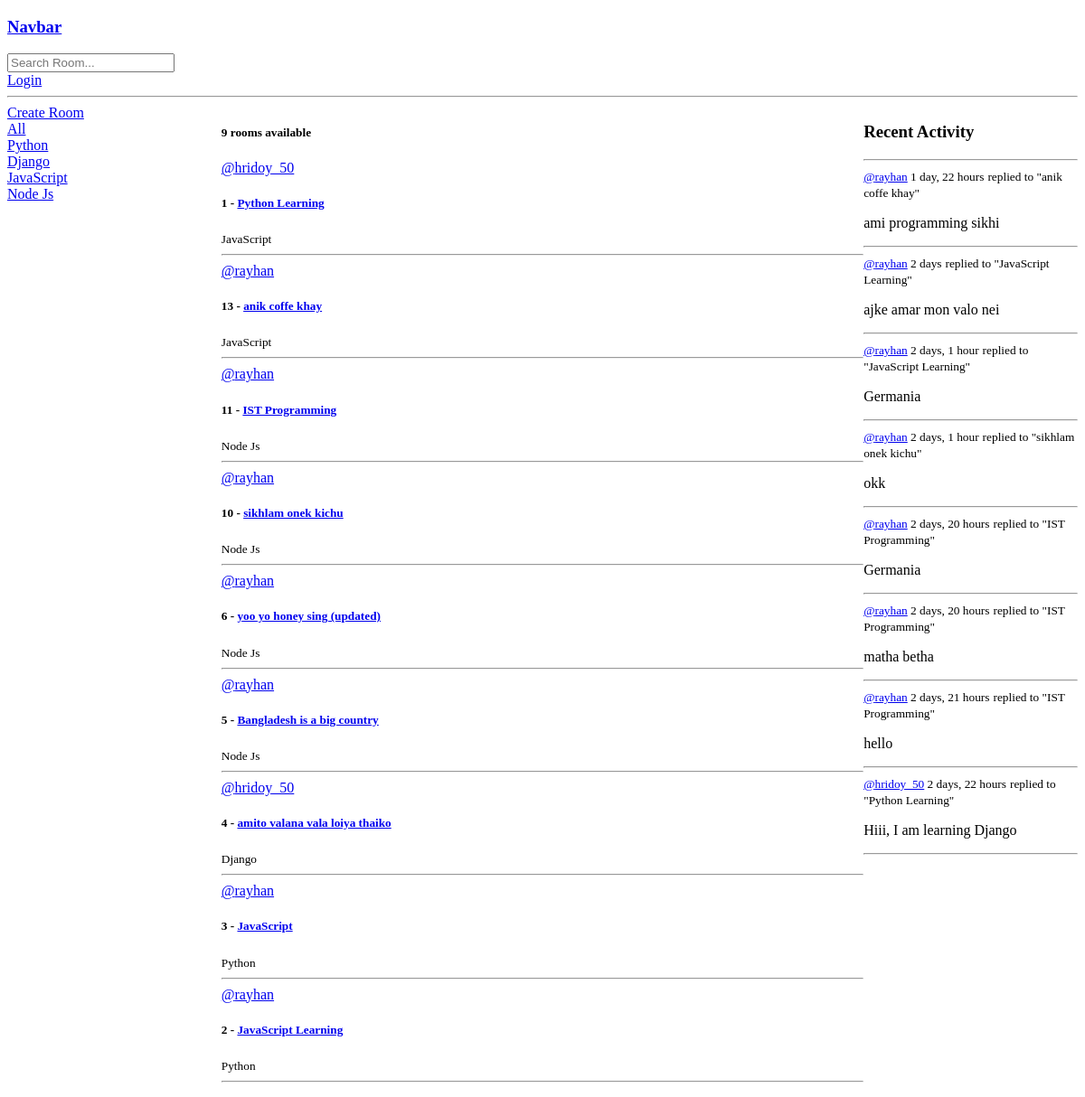
The app's page /, older data.
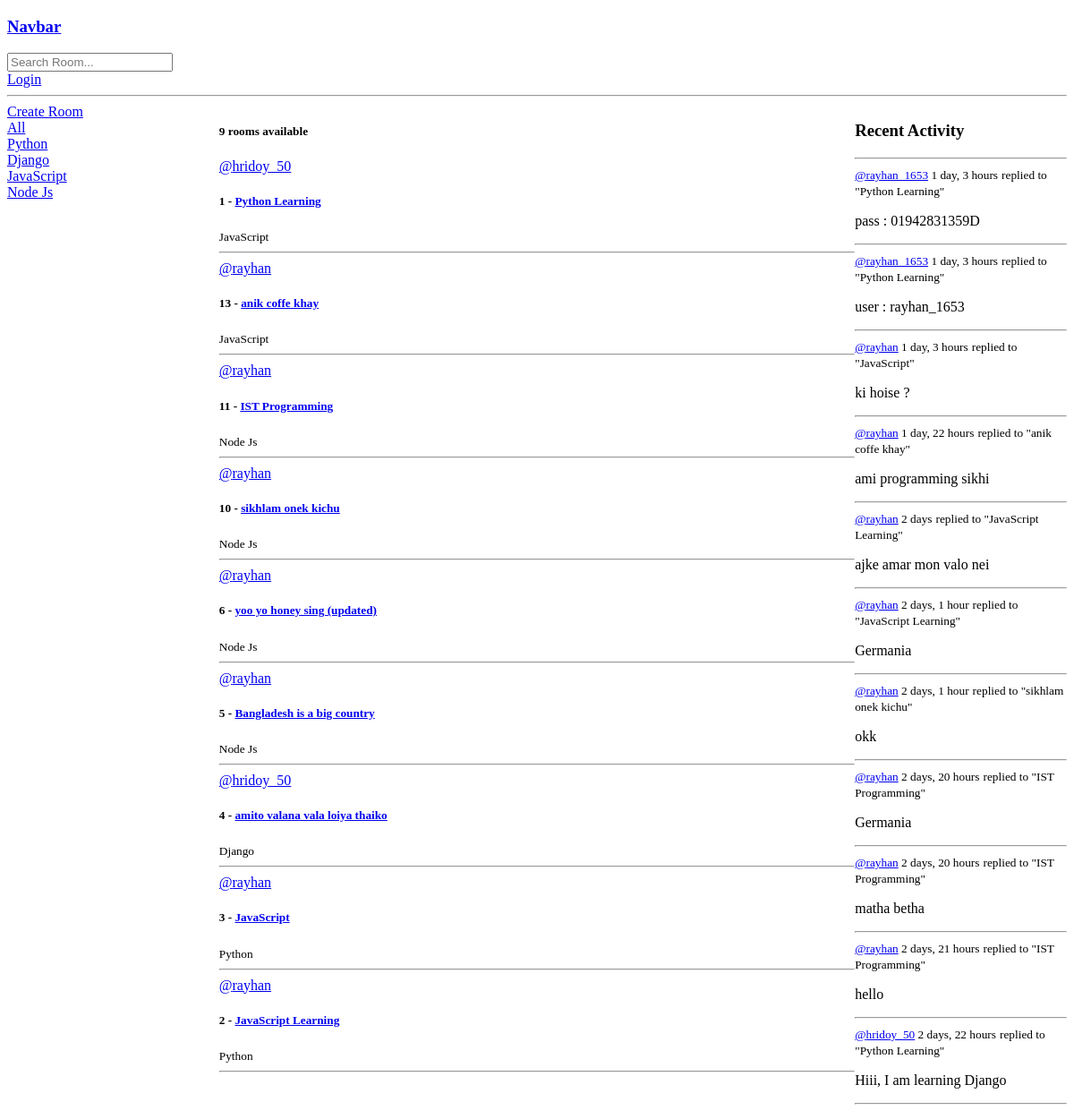
The same page, newer data.
### base/models.py (models this page shows, shortened)
class Topic(models.Model):
    name = models.CharField(max_length=200)

class Room(models.Model):
    host = models.ForeignKey(User, on_delete=models.SET_NULL, null=True)
    topic = models.ForeignKey(Topic, on_delete=models.SET_NULL, null=True)
    name = models.CharField(max_length=200)
    description = models.TextField(null=True, blank=True)
    participants = models.ManyToManyField(User, related_name='participants', blank=True)
    updated = models.DateTimeField(auto_now=True)
    created = models.DateTimeField(auto_now_add=True)
    class Meta:
        ordering = ['-updated','-created']
    def __str__(self):
        return self.name

class Message(models.Model):
    room = models.ForeignKey(Room, on_delete=models.CASCADE)
    user = models.ForeignKey(User, on_delete=models.CASCADE)
    body = models.TextField()
    updated = models.DateTimeField(auto_now=True)
    created = models.DateTimeField(auto_now_add=True)
    class Meta:
        ordering = ['-updated','-created']
    def __str__(self):
        return self.body[0:50]

### base/views.py (the view)
# urls.py: path("", views.home, name="home"),
def home(request):
    q = request.GET.get('q') if request.GET.get('q') != None else ''
    rooms = Room.objects.filter(
        Q(topic__name__icontains = q) |
        Q(name__icontains = q) |
        Q(description__icontains = q)
    )
    room_count = rooms.count()
    room_messages = Message.objects.filter(Q(room__topic__name__icontains=q))
    topics = Topic.objects.all()
    context = {'room':rooms, 'topics':topics, 'room_count':room_count, 'room_messages':room_messages}
    return render(request, 'base/home.html', context)

### base/templates/base/home.html (shortened to what this page needs)
{% extends 'main.html' %}
{% block content %}
<div class="home-container">
    <div>
        {% include 'base/topic_component.html' %}
    </div>
    <div>
        <h5>{{room_count}} rooms available</h5>
        {% include 'base/feed_component.html' %}
    </div>
    <div>
        {% include 'base/activity_component.html' %}
    </div>
</div>
{% endblock %}

### base/templates/base/topic_component.html
<a href="{% url 'create-room' %}">Create Room</a>
<div>
  <a href="{% url 'home' %}">All</a>
</div>
{% for topic in topics %}
<div>
  <a href="{% url 'home' %}?q={{topic.name}}">{{topic.name}}</a>
</div>
{% endfor %}

### base/templates/base/feed_component.html (shortened to what this page needs)
<div>
    {% for a in room %}
        <div>
            <a href="{% url 'user-profile' a.host.id %}">@{{a.host.username}}</a>
            <h5>{{a.id}} - <a href="{% url 'room' a.id %}">{{a.name}}</a></h5>
            <small>{{a.topic.name}}</small>
            <hr>
        </div>
    {% endfor %}
</div>

### base/templates/base/activity_component.html (shortened to what this page needs)
<h3>Recent Activity</h3>
        <hr>
        {% for message in room_messages %}
            <div>
                <small><a href="{% url 'user-profile' message.user.id %}">@{{message.user}}</a> {{message.created|timesince}}</small>
                <small>replied to "{{message.room}}"</small>
                <p>{{message}}</P>
                <hr>
            </div>
        {% endfor %}

Row changes from the older to the newer data that the page shows:
added Message: user "rayhan_1653", created "1 day, 3 hours", room "Python Learning", body "pass : 01942831359D"
added Message: user "rayhan_1653", created "1 day, 3 hours", room "Python Learning", body "user : rayhan_1653"
added Message: user "rayhan", created "1 day, 3 hours", room "JavaScript", body "ki hoise ?"
